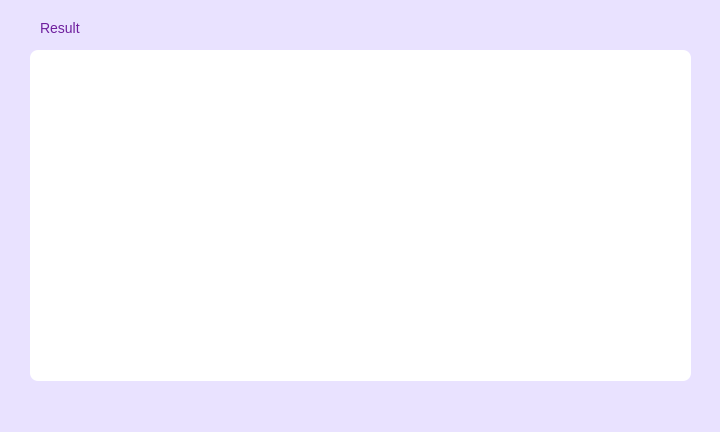
<?xml version="1.0" encoding="UTF-8"?>
<ui version="4.0">
 <class>output_dij</class>
 <widget class="QWidget" name="output_dij">
  <property name="geometry">
   <rect>
    <x>0</x>
    <y>0</y>
    <width>720</width>
    <height>432</height>
   </rect>
  </property>
  <property name="minimumSize">
   <size>
    <width>720</width>
    <height>432</height>
   </size>
  </property>
  <property name="maximumSize">
   <size>
    <width>720</width>
    <height>432</height>
   </size>
  </property>
  <property name="windowTitle">
   <string>result</string>
  </property>
  <property name="styleSheet">
   <string notr="true">QWidget
{
background-color: rgb(233, 226, 255);
font-size: 14px;
font-family: &quot;System&quot;;
color: rgb(111, 31, 158);
}

QTextBrowser
{
background-color: rgb(255, 255, 255);
border-radius: 8px;
}



</string>
  </property>
  <widget class="QTextBrowser" name="tB_out">
   <property name="geometry">
    <rect>
     <x>30</x>
     <y>50</y>
     <width>661</width>
     <height>331</height>
    </rect>
   </property>
  </widget>
  <widget class="QLabel" name="label_title">
   <property name="geometry">
    <rect>
     <x>40</x>
     <y>20</y>
     <width>55</width>
     <height>16</height>
    </rect>
   </property>
   <property name="text">
    <string>Result</string>
   </property>
  </widget>
 </widget>
 <resources/>
 <connections/>
</ui>
